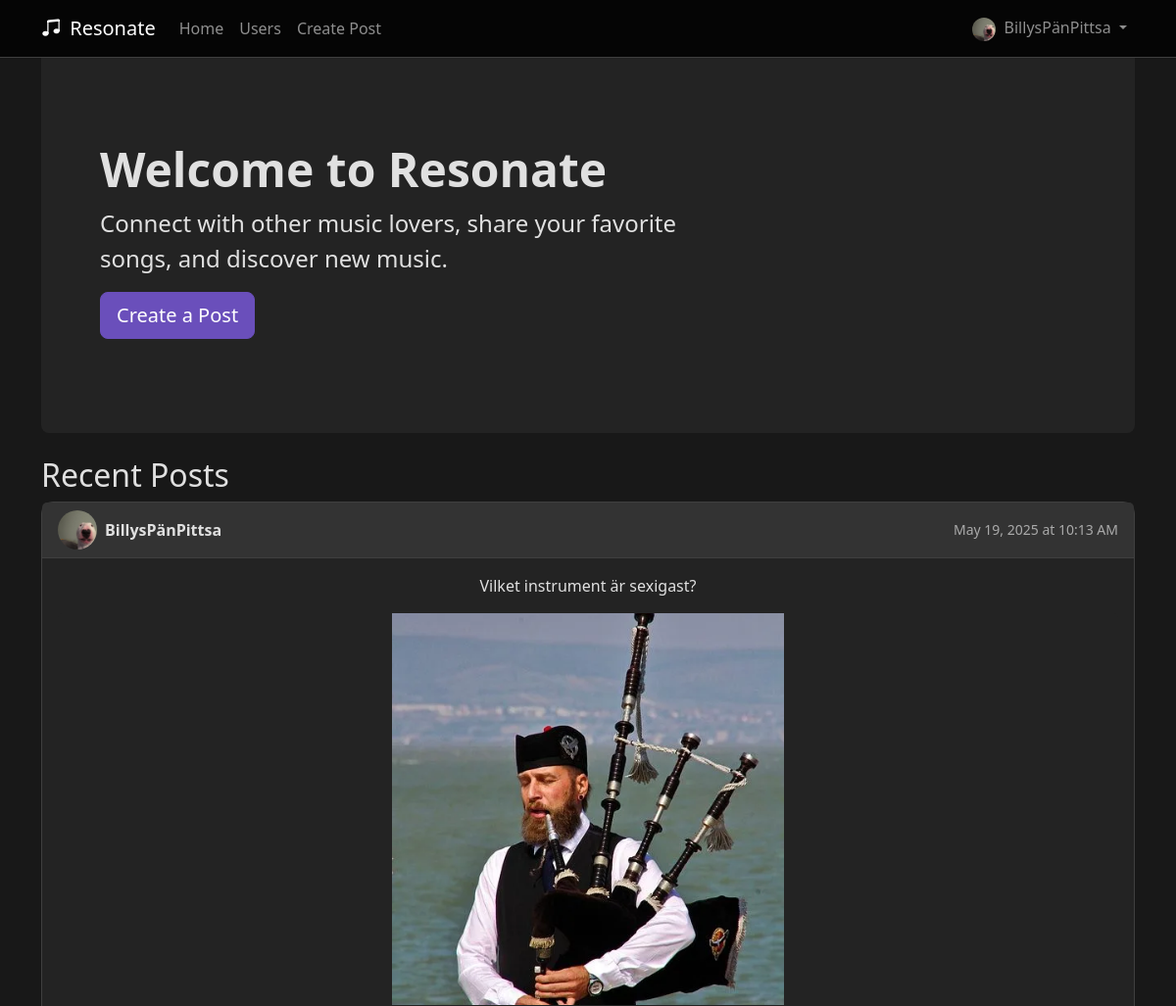
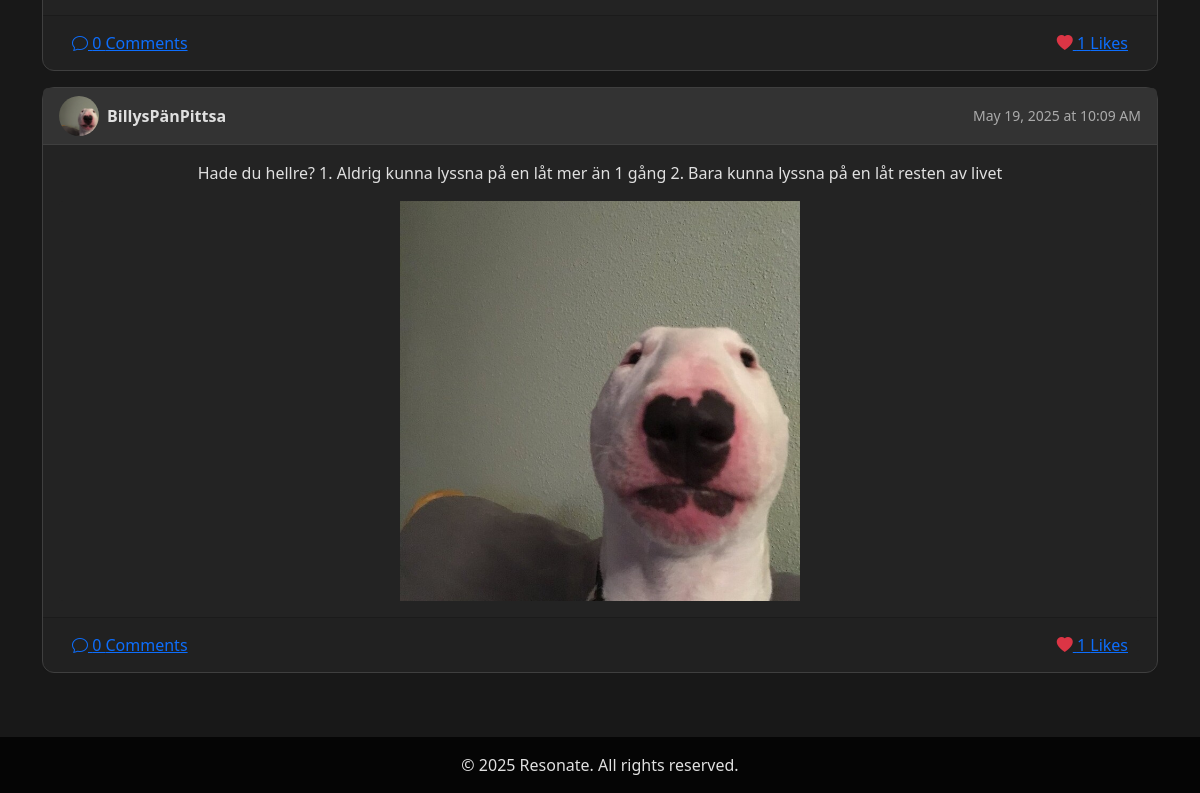
Screenshot of / (signed in) with the database file from the repository (2 pictures, top to bottom).
### app.py (models this page shows, shortened)
class User(UserMixin, db.Model):
    __tablename__ = 'users'
    userId = db.Column(db.String(36), primary_key=True, default=lambda: str(uuid.uuid4()))
    username = db.Column(db.String(80), nullable=False)
    email = db.Column(db.String(120), unique=True, nullable=False)
    password = db.Column(db.String(128))
    profilePicture = db.Column(db.String, nullable=True, default='default.jpg')
    favoriteGenres = db.Column(db.String, nullable=True)
    createdAt = db.Column(db.DateTime, default=datetime.utcnow)
    spotify_access_token = db.Column(db.String(255), nullable=True)
    spotify_refresh_token = db.Column(db.String(255), nullable=True)
    spotify_user_id = db.Column(db.String(255), nullable=True)
    spotify_token_expiry = db.Column(db.DateTime, nullable=True)
    bio = db.Column(db.Text, nullable=True)
    sotd_title = db.Column(db.String(200), nullable=True)
    sotd_artist = db.Column(db.String(200), nullable=True)
    song_picture = db.Column(db.String(200), nullable=True)
    favorite_songs = db.Column(db.String, nullable=True)
    followed = db.relationship(
        'User',
        secondary=followers,
        primaryjoin=(followers.c.follower_id == userId),
        secondaryjoin=(followers.c.followed_id == userId),
        backref=db.backref('followers', lazy='dynamic'),
        lazy='dynamic'
    )
    @property
    def following(self):
        return self.followed

class Post(db.Model):
    __tablename__ = 'posts'
    postId = db.Column(db.String(36), primary_key=True, default=lambda: str(uuid.uuid4()))
    userId = db.Column(db.String(36), db.ForeignKey('users.userId'), nullable=False)
    content = db.Column(db.Text, nullable=False)
    created_at = db.Column(db.DateTime, default=datetime.utcnow)
    post_picture = db.Column(db.String(200), nullable=True)
    user = db.relationship('User', backref=db.backref('posts', lazy='dynamic'))
    likes = db.relationship('Like', primaryjoin='Post.postId==Like.postId',
                            backref='post', lazy='dynamic')
    comments = db.relationship('Comment', primaryjoin='Post.postId==Comment.postId',
                               backref='post', lazy='dynamic')

### app.py (the view)
@app.route('/')
def index():
    if current_user.is_authenticated:
        followed_user_ids = [user.userId for user in current_user.following] + [current_user.userId]
        posts = Post.query.filter(Post.userId.in_(followed_user_ids)).order_by(Post.created_at.desc()).limit(10).all()
    else:
        posts = Post.query.order_by(Post.created_at.desc()).limit(10).all()
    posts_with_users = [
        {
            'post': post,
            'user': db.session.get(User, post.userId)
        } for post in posts
    ]
    return render_template('index.html', posts=posts_with_users)

### app.py (called while the page is built)
def add_methods_to_user_model(User):
    def has_liked_post(self, post):
        return Like.query.filter_by(userId=self.userId, postId=post.postId).first() is not None
    User.has_liked_post = has_liked_post
    return User

@login_manager.user_loader
def load_user(user_id):
    return db.session.get(User, user_id)

### templates/index.html (shortened to what this page needs)
{% extends "base.html" %}
{% block content %}
<div class="container">
    <div class="row">
        <div class="col-md-12">
            <div class="p-5 mb-4 bg-light rounded-3">
                <div class="container-fluid py-5">
                    <h1 class="display-5 fw-bold">Welcome to Resonate</h1>
                    <p class="col-md-8 fs-4">Connect with other music lovers, share your favorite songs, and discover new music.</p>
                    {% if not current_user.is_authenticated %}
                    <div>
                        <a href="{{ url_for('register') }}" class="btn btn-primary btn-lg me-2">Sign Up</a>
                        <a href="{{ url_for('login') }}" class="btn btn-primary btn-lg me-2">Log In</a>
                    </div>
                    {% else %}
                    <a href="{{ url_for('create_post') }}" class="btn btn-primary btn-lg">Create a Post</a>
                    {% endif %}
                </div>
            </div>
        </div>
    </div>
    {% if current_user.is_authenticated %}
    <div class="row">
        <div class="col-md-12">
            <h2>Recent Posts</h2>
            {% for item in posts %}
            <div class="card mb-3">
                <div class="card-header d-flex justify-content-between align-items-center">
                    <div class="d-flex align-items-center">
                        <img src="{{ url_for('static', filename='profile_pics/' + item.user.profilePicture) }}"
                            class="profile-pic-small rounded-circle me-2"
                            alt="{{ item.user.username }}'s profile picture">
                        <strong>{{ item.user.username }}</strong>
                    </div>
                    <small class="text-muted">{{ item.post.created_at.strftime('%B %d, %Y at %I:%M %p') }}</small>
                </div>
                <div class="card-body">
                    <p class="text-center">{{ item.post.content }}</p>
                    {% if item.post.post_picture %}
                    <div class="post-image-container">
                        <img src="{{ url_for('static', filename='post_pics/' + item.post.post_picture) }}"
                             alt="Post Image"
                             class="post-image">
                    </div>
                    {% endif %}
                </div>
                <div class="card-footer">
                    <div class="d-flex justify-content-between">
                        <a href="{{ url_for('view_post', post_id=item.post.postId) }}" class="btn btn-link">
                            <i class="bi bi-chat"></i> {{ item.post.comments.count() }} Comments
                        </a>
                        <form method="POST" action="{{ url_for('like_post', post_id=item.post.postId) }}" class="d-inline">
                            <button type="submit" class="btn btn-link">
                                {% if current_user.has_liked_post(item.post) %}
                                    <i class="bi bi-heart-fill text-danger"></i>
                                {% else %}
                                    <i class="bi bi-heart text-muted"></i>
                                {% endif %}
                                {{ item.post.likes.count() }} Likes
                            </button>
                        </form>
                    </div>
                </div>
            </div>
            {% else %}
            <div class="alert alert-info text-center">
                No posts to show. Start following users or create your first post!
            </div>
            {% endfor %}
        </div>
    </div>
    {% endif %}
</div>
{% endblock %}

### templates/base.html (shortened to what this page needs)
<!DOCTYPE html>
<html lang="en">
<head>
    <link href="https://cdn.jsdelivr.net/npm/bootstrap@5.2.3/dist/css/bootstrap.min.css" rel="stylesheet">
    <link rel="stylesheet" href="https://cdn.jsdelivr.net/npm/bootstrap-icons@1.10.3/font/bootstrap-icons.css">
</head>
<body>
    <nav class="navbar navbar-expand-lg navbar-dark bg-primary fixed-top">
        <div class="container">
            <a class="navbar-brand" href="{{ url_for('index') }}">
                <i class="bi bi-music-note-beamed me-1"></i> Resonate
            </a>
            <div class="collapse navbar-collapse" id="navbarNav">
                <ul class="navbar-nav me-auto">
                    <li class="nav-item">
                        <a class="nav-link" href="{{ url_for('index') }}">Home</a>
                    </li>
                    <li class="nav-item">
                        <a class="nav-link" href="{{ url_for('users') }}">Users</a>
                    </li>
                    {% if current_user.is_authenticated %}
                    <li class="nav-item">
                        <a class="nav-link" href="{{ url_for('create_post') }}">Create Post</a>
                    </li>
                    {% endif %}
                </ul>
                <ul class="navbar-nav ms-auto">
                    {% if current_user.is_authenticated %}
                    <li class="nav-item dropdown">
                        <a class="nav-link dropdown-toggle" href="#" role="button" data-bs-toggle="dropdown">
                            <img src="{{ url_for('static', filename='profile_pics/' + current_user.profilePicture) }}"
                                 class="rounded-circle me-1" style="width: 24px; height: 24px; object-fit: cover;">
                            {{ current_user.username }}
                        </a>
                    </li>
                    {% endif %}
                </ul>
            </div>
        </div>
    </nav>
    <main class="py-5">
        {% block content %}{% endblock %}
    </main>
    <footer class="footer text-center">
        <div class="container">
            <p class="mb-0">&copy; 2025 Resonate. All rights reserved.</p>
        </div>
    </footer>
</body>
</html>

### templates/base.html (style rules this page uses)
:root { --bg-primary: #181818; --bg-secondary: #232323; --bg-tertiary: #333333; --accent-primary: #6a4fbb; --accent-secondary: #a45dff; --accent-tertiary: #c4a8d6; --text-primary: #e0e0e0; --text-secondary: #aaaaaa; --text-muted: #888888; --border-color: #3f3f3f; --glow-effect: 0 0 8px rgba(164, 93, 255, 0.7), 0 0 16px rgba(164, 93, 255, 0.4); }
html, body { height: 100%; margin: 0; background-color: var(--bg-primary); color: var(--text-primary); }
body { display: flex; flex-direction: column; }
.profile-pic-small { width: 40px; height: 40px; object-fit: cover; border-radius: 50%; }
main { flex: 1 0 auto; padding-top: 80px; }
.navbar { background-color: #050505 !important; border-bottom: 1px solid var(--border-color); }
.card { background-color: var(--bg-secondary); border: 1px solid var(--border-color); border-radius: 12px; }
.card-header { background-color: var(--bg-tertiary); border-bottom: 1px solid var(--border-color); }
.btn-primary { background-color: var(--accent-primary); border-color: var(--accent-primary); }
.p-5.bg-light, .p-5.mb-4.bg-light { background-color: var(--bg-secondary) !important; }
h1, h2, h3, h4, h5, h6, p { color: var(--text-primary); }
a { color: var(--accent-primary); }
.text-muted { color: var(--text-secondary) !important; }
.footer { flex-shrink: 0; background-color: #050505 !important; color: var(--text-secondary); width: 100%; padding: 1rem 0; }

### templates/index.html (style rules this page uses)
.post-image-container { width: 100%; max-height: 400px; display: flex; justify-content: center; align-items: center; margin-top: 15px; background-color: var(--bg-secondary); border-radius: 0.25rem; overflow: hidden; }
.post-image { max-width: 400px; max-height: 100%; object-fit: contain; object-position: center; }

### rows the page displays
User: profilePicture (picture), username "BillysPänPittsa", user.username "BillysPänPittsa" "BillysPänPittsa"
Post: post.created_at "May 19, 2025 at 10:13 AM", post.content "Vilket instrument är sexigast?", post_picture (picture)
Post: post.created_at "May 19, 2025 at 10:09 AM", post.content "Hade du hellre? 1. Aldrig kunna lyssna på en låt mer än 1 gång 2. Bara kunna lyssna på en låt resten av livet", post_picture (picture)

### other values shown
{{ item.post.comments.count() }} "0" "0"
{{ item.post.likes.count() }} "1" "1"
